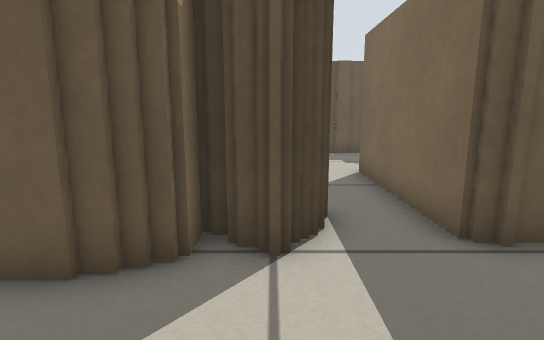
[1] (above)

24 first-person views from a walk through a robot-simulator world made for Stage. The camera is 0.45 m above the floor, tilts 10° down and sees 80° across. The lines on the ground mark 1 m squares. The floor is counted in squares, 0.25 m on a side. Each view is taken from the middle of a square. On the plan, view 1 faces up. The plan holds only what a view shows up to about 17 squares ahead; the rest is blank. The place goes on beyond the plan. Robots are left out.

[2]
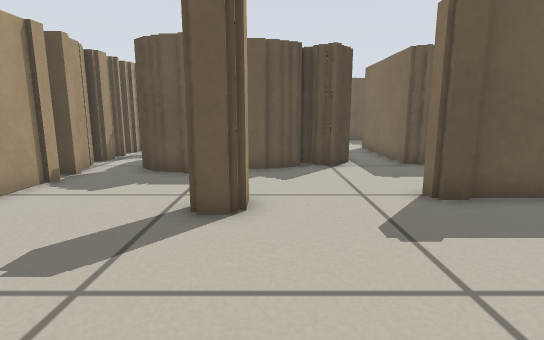

[3]
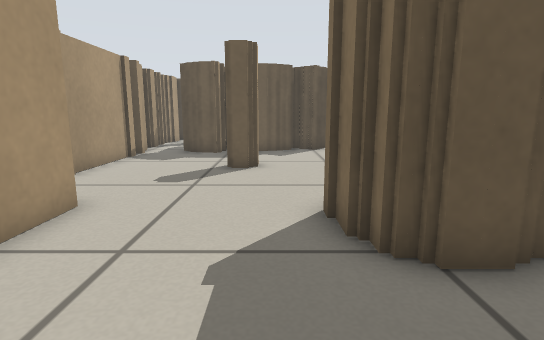

[4]
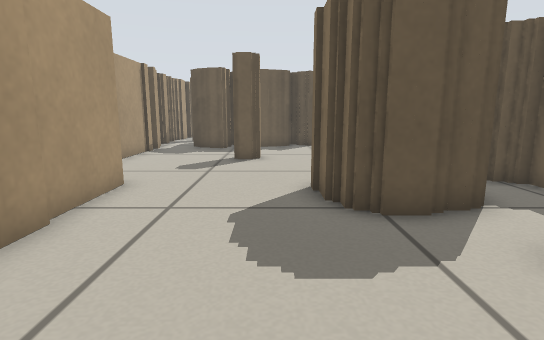

[5]
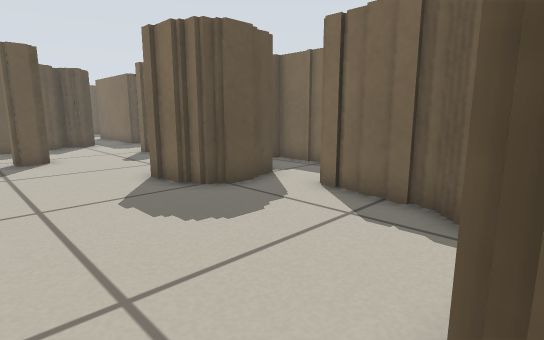

[6]
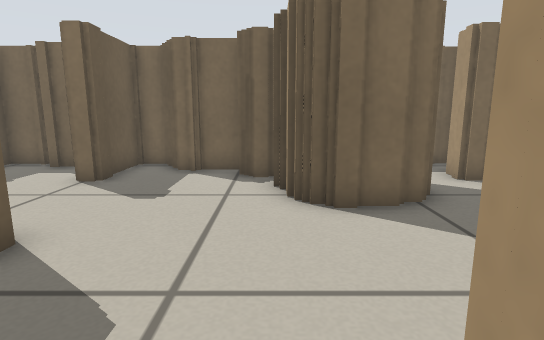

[7]
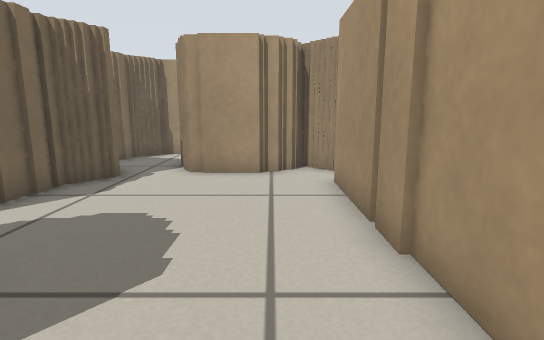

[8]
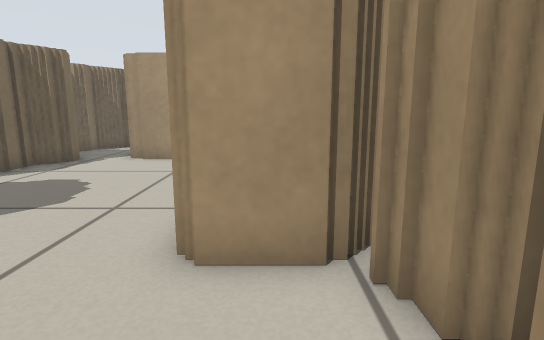

[9]
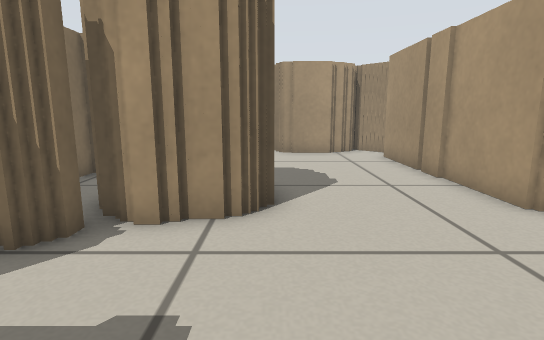

[10]
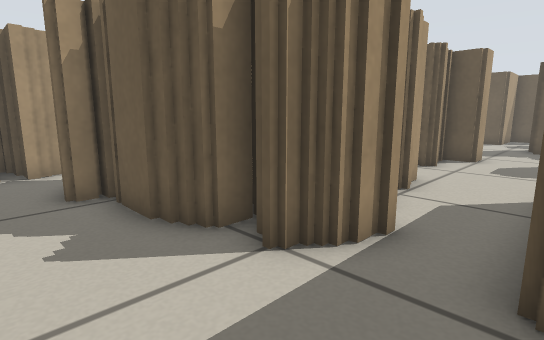

[11]
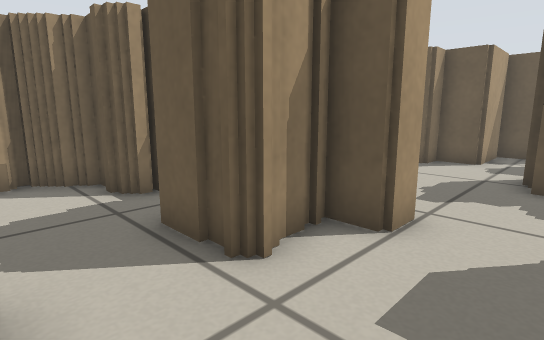

[12]
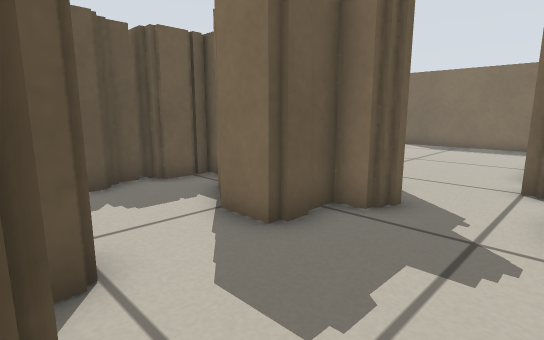

[13]
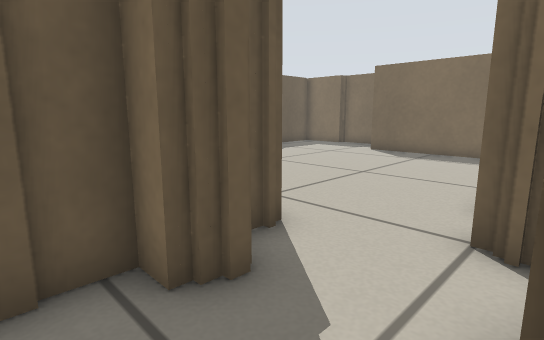

[14]
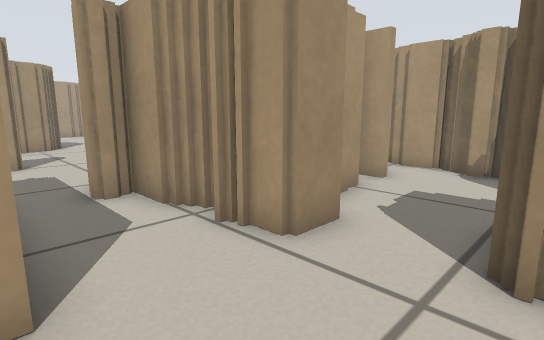

[15]
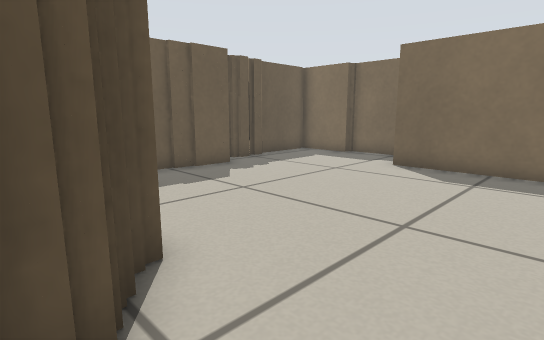

[16]
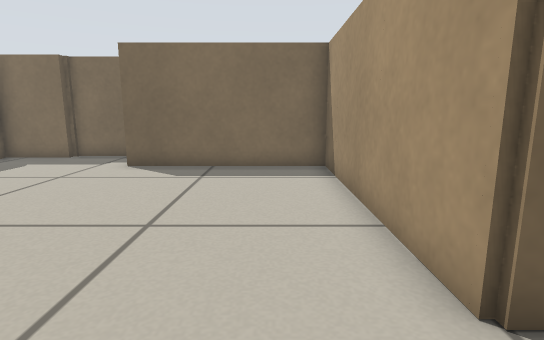

[17]
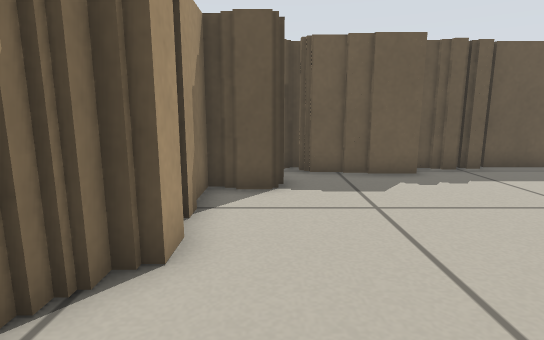

[18]
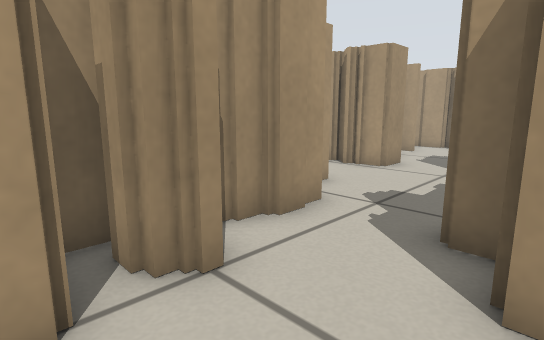

[19]
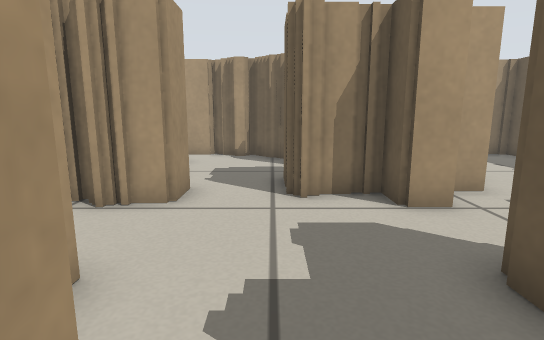

[20]
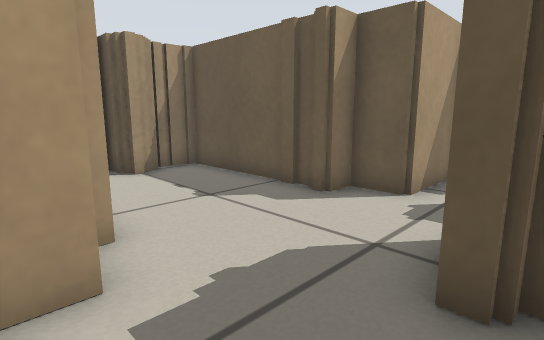

[21]
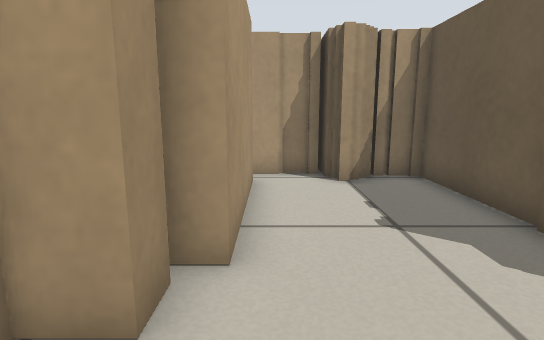

[22]
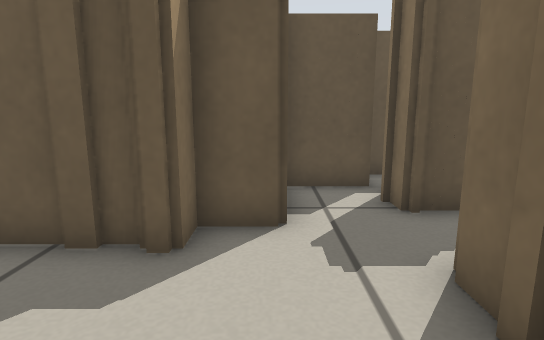

[23]
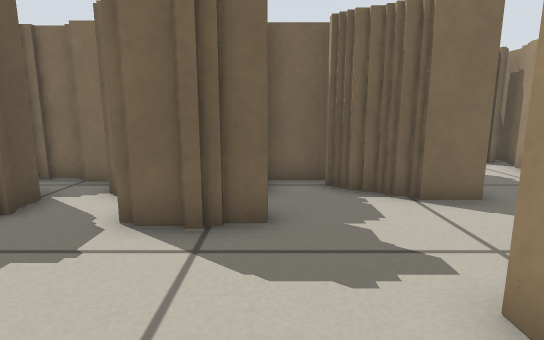

[24]
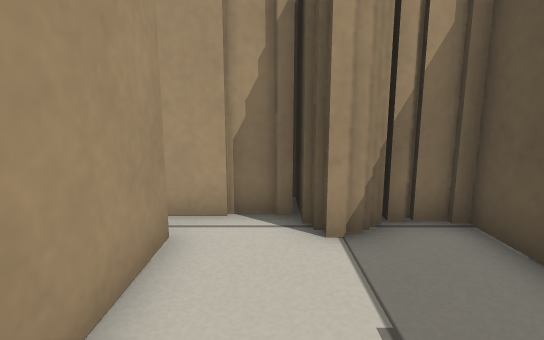

### Floor plan
Key: @ floor where view 1 was taken; # wall or solid block; . floor.
Columns run from 9 left of view 1 to 20 right of it. Each row starts with its distance up from view 1.
 26         ####
 25         #..#  #    ##  #######
 24         #..## #     ####.....#
 23        ##...#       .........#
 22  #######..###    ###.........#
 21 ##........# #    #...........#
 20 ##........###    ##..........#
 19 #.........#####  ##........#
 18 #............##  ##........#
 17 #########...##  ##.........#
 16         #...##  #..........#
 15         #...#####..........#
 14         #... ###...........#
 13   ###. ##..................#
 12  ## ..###........###########
 11  #...........######
 10  #.....###..##   ##
  9  #.#######..#
  8 ####    ##..#
  7 ##       #..#
  6 #..      ##.#
  5 ##.  ######.#
  4  #.#######..##
  3  #.#####.....#
  2 ##...........#
  1  #...........#
  0  #.......@.###
 -1  #....#......##
 -2  #..........##
 -3 ##..........#
 -4 #..........##
 -5 ##.......#####
 -6  ###....####.##
 -7    #....## #..#
 -8    #....####. #
 -9    #.........##
-10    #.......####
-11    #.......#
-12    #......##
-13    #......##
-14    #......#
-15    #.####.#
-16    ###  #

Positions as (right, up) in squares from view 1, and headings:
1: (0, 0), facing up
2: (-2, -7), facing up
3: (-2, -12), facing up
4: (-2, -14), facing up
5: (-5, -15), facing up-right
6: (-7, -5), facing right
7: (-4, -5), facing down
8: (-7, -2), facing down
9: (-1, 0), facing down
10: (3, 1), facing up-left
11: (2, 10), facing up-left
12: (-1, 11), facing up-right
13: (3, 11), facing up-right
14: (3, 13), facing down-left
15: (7, 14), facing up-right
16: (7, 14), facing right
17: (10, 14), facing up
18: (10, 15), facing down-left
19: (6, 12), facing left
20: (2, 16), facing up-left
21: (1, 18), facing left
22: (-1, 18), facing up
23: (-4, 19), facing right
24: (-3, 19), facing left
